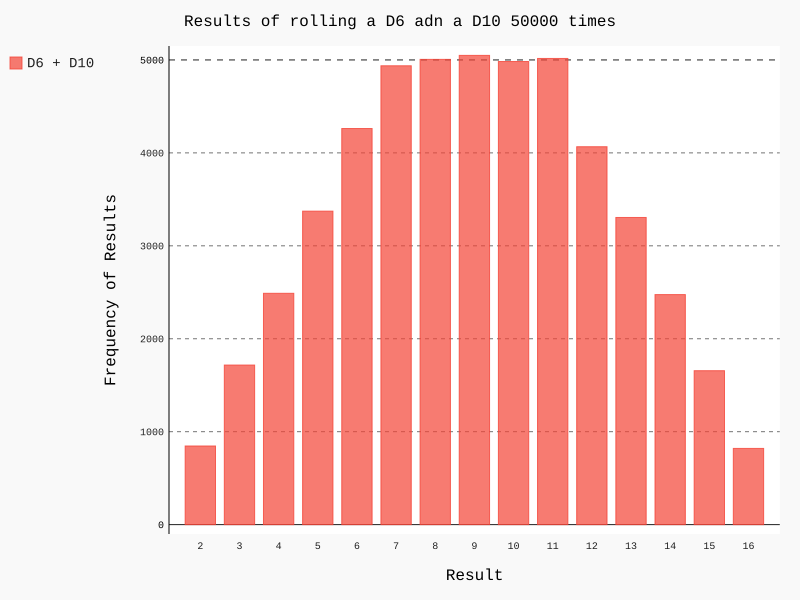

Write the Python code that produced this figure.
import pygal
from die import Die

die_1 = Die()
die_2 = Die(10)

results = []
for roll_num in range(50000):
    result = die_1.roll()+die_2.roll()
    results.append(result)

frequencies = []
max_result = die_1.num_sides+die_2.num_sides

for value in range(2,max_result+1):
    frequency = results.count(value)
    frequencies.append(frequency)

hist = pygal.Bar()

hist.title="Results of rolling a D6 adn a D10 50000 times"
hist.x_labels = [str(item) for item in range(2,max_result+1)]
hist.x_title ="Result"
hist.y_title = "Frequency of Results"

hist.add('D6 + D10',frequencies)
hist.render_to_file('die_visual.svg')
